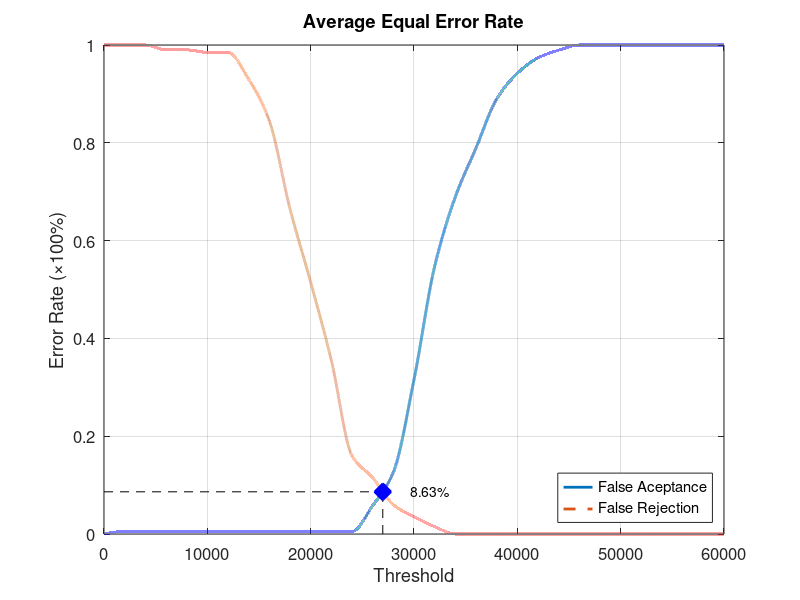
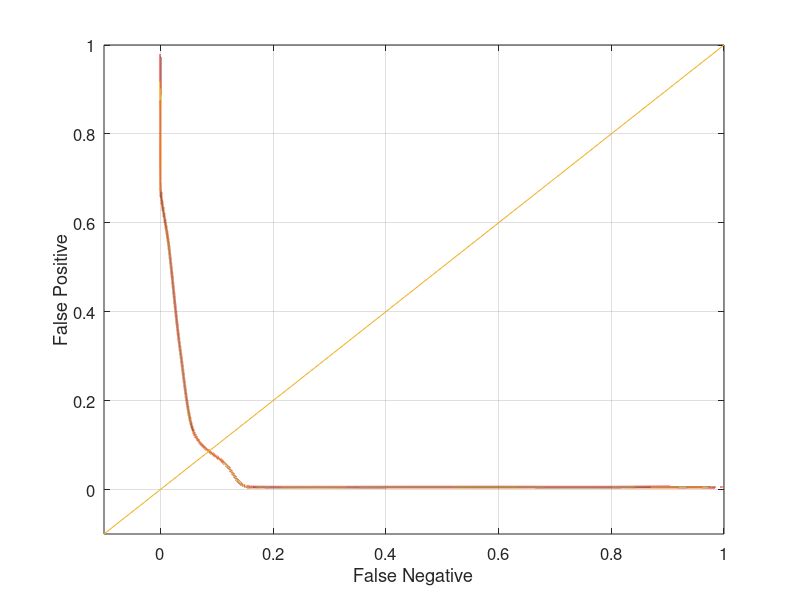

Reproduce these figures in MATLAB, in order.
function yEER = Database2_3
close all;
clear;
clc;
x = 0:2000:60000;
xq = 0:0.5:60000;

y0 = [0 0.00526316 0.00526316 0.00526316 0.00526316 0.00526316 0.00526316 0.00526316 0.00526316 0.00526316 0.00526316 0.00526316 0.00526316 0.0578947 0.126316 0.315789 0.547368 0.689474 0.789474 0.889474 0.942105 0.973684 0.989474 1 1 1 1 1 1 1 1];
yy0 = interp1(x, y0, xq, 'pchip');
y1 = [1 1 1 0.99 0.99 0.985 0.985 0.93 0.845 0.665 0.515 0.355 0.16 0.115 0.06 0.035 0.015 0 0 0 0 0 0 0 0 0 0 0 0 0 0];
yy1 = interp1(x, y1, xq, 'pchip');

% Calculating EER: 
y2 = abs(y0 - y1);
find(y2 == min(y2))
yy2 = abs(yy0 - yy1);
xEER = find(yy2 == min(yy2));
xEERIndex = xq(xEER) % X-axis EER
yEER = yy0(xEER) % Y-axis EER

main = figure
plot(xq, yy0,'-','LineWidth', 2);	hold on
plot(xq, yy1,'--','LineWidth', 2);	hold on
plot([xEERIndex xEERIndex], [0 yEER], 'k--');	hold on
plot([0 xEERIndex], [yEER yEER], 'k--');	hold on
plot(xEERIndex, yEER, 'bx', 'LineWidth', 10);	hold on
text(xEERIndex + 10 * xEERIndex / 100, yEER, [num2str(round((10000 * yEER)) / 100) '%'])
legend('False Aceptance', 'False Rejection', 'Location', 'SouthEast')
xlabel('Threshold')
ylabel('Error Rate (\times100%)')
title('Average Equal Error Rate')
set(gca, 'FontSize', 12)
axis([0 60000 0 1])
grid on

print(main, 'Database2_3Main', '-dpng');
FNRxFPR = figure('Color', [1 1 1]);
plot(yy1, yy0, '-', yy1, yy0, 'LineWidth', 2);
hold on
y = -0.1:0.1:1
plot(y, y); 
set(gca, 'FontSize', 12)
xlabel('False Negative')
ylabel('False Positive')
axis([-0.1 1 -0.1 1])
set(gca, 'FontSize', 12)
grid on

print(FNRxFPR, 'Database2_3FNRxFPR','-dpng');
end
